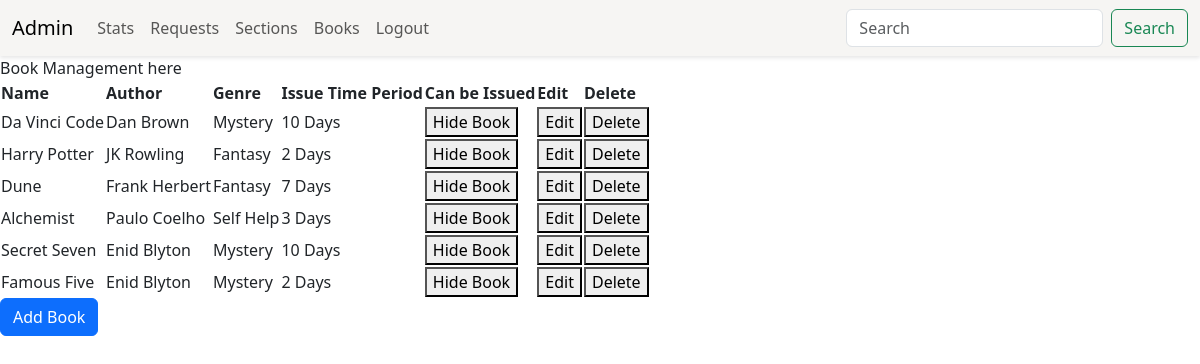
The page /book-management (signed in) on the database its author committed.
### application/models.py (models this page shows)
class Books(db.Model):
    book_id = db.Column(db.Integer(), primary_key=True)
    name = db.Column(db.String(), nullable=False, unique=True)
    author = db.Column(db.String(), nullable=False)
    issue_time = db.Column(db.Integer(), nullable=False)
    genre = db.Column(db.String())
    pdf = db.Column(db.String())
    image = db.Column(db.String())
    content = db.Column(db.String())
    section_id = db.Column(db.Integer(), ForeignKey('section.section_id'))
    status = db.Column(db.Integer(), nullable=False, default=1)
    section = relationship("Section", backref="books")

### application/controllers.py (the view)
@app.route('/book-management')
def Book_Management():
    if session.get("name") != "Admin":
        return redirect("/logout")
    sections = Section.query.all()
    books = Books.query.all()
    return render_template("admin/book_management.html", sections=sections, books=books)

### templates/admin/book_management.html (shortened to what this page needs)
<!DOCTYPE html>
<html lang="en">
<head>
    {% include "includes.html" %}
</head>
<body>
{% include "admin/admin_nav.html" %}
    Book Management here
    <table>
        <thead>
            <tr>
                <th>Name</th>
                <th>Author</th>
                <th>Genre</th>
                <th>Issue Time Period</th>
                <th>Can be Issued</th>
                <th>Edit</th>
                <th>Delete</th>
            </tr>
        </thead>
        <tbody>
            {% for book in books %}
            <tr>
                <td>{{ book.name }}</td>
                <td> {{ book.author }} </td>
                <td> {{ book.genre }} </td>
                <td> {{ book.issue_time }} Days</td>
                {% if book.status==1 %}
                <td> <a href="/change-book-status/{{book.book_id}}/0"><button>Hide Book</button></a> </td>
                {% else %}
                <td><a href="change-book-status/{{book.book_id}}/1"><button>Show Book</button></a></td>
                {% endif %}
                <td> <a href="/edit-book/{{book.book_id}}"><button>Edit</button> </a></td>
                <td> <a href="/delete-book/{{book.book_id}}"><button>Delete</button> </a></td>
            </tr>
            {% endfor %}
        </tbody>
    </table>
    <button type="button" class="btn btn-primary" data-bs-toggle="modal" data-bs-target="#addBookModal">
        Add Book
    </button>
</body>
</html>

### rows shown on the page
Books: name "Da Vinci Code", author "Dan Brown", genre "Mystery", issue_time "10"
Books: name "Harry Potter", author "JK Rowling", genre "Fantasy", issue_time "2"
Books: name "Dune", author "Frank Herbert", genre "Fantasy", issue_time "7"
Books: name "Alchemist", author "Paulo Coelho", genre "Self Help", issue_time "3"
Books: name "Secret Seven", author "Enid Blyton", genre "Mystery", issue_time "10"
Books: name "Famous Five", author "Enid Blyton", genre "Mystery", issue_time "2"
